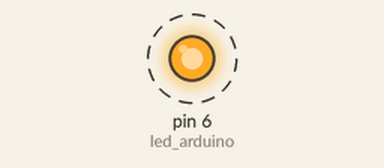
Simulated run of this sketch. Board: Arduino Uno, built with avr-gcc and run on an emulated ATmega328P. Parts: output pins drawn as LEDs (lit = HIGH). Dashed ring = blinking.

Above: at 0.02 s.
Timing chart, 0 to 3.0 s (numbered marks = the images above):
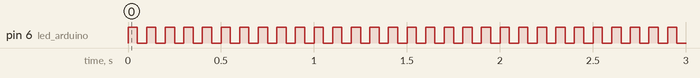

The sketch:

PROJETO_PISCA.ino
```cpp
int led_arduino = 6;
void setup() {
  // put your setup code here, to run once:
pinMode (led_arduino,OUTPUT);
}

void loop() {
  // put your main code here, to run repeatedly:
digitalWrite(led_arduino,HIGH);
delay(50);
digitalWrite(led_arduino,LOW);
delay(50);
}
```

Measured:
- by itself, pin 6 (led_arduino): alternates HIGH for 0.05 s and LOW for 0.05 s
